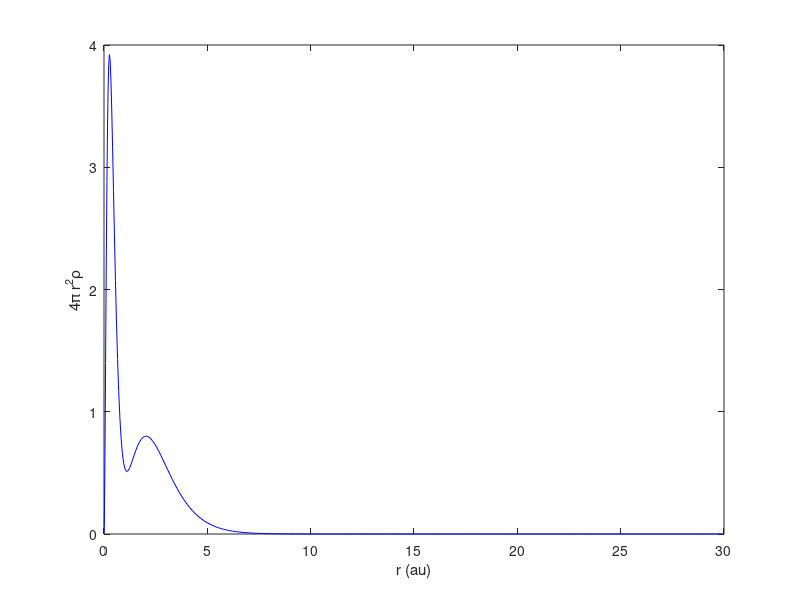

MATLAB code for this plot:
% This matlab code computes the ground state energy of beryllium (Be) atom by
% solving the Kohn-Sham (KS) equation in the local-density-approximation
% (LDA)  of the density-functional theory (dft) [1]. The exchange and correlation contribution (E_xc) is computed in the Vosko, Wilk, and
% Nusair (VWN) approximation [2]. The obtained energy value is compared
% with available data [3]. 
%
% The Hamiltonian is approximated with the Legendre pseudo-spectral method
% [4]. The atomic unit (au) is used in the calculation.
%
% Refs: 
% [1] R.G. Parr and W. Yang, Density-Functional Theory of Atoms and Molecules (Oxford University Press, Oxford, 1989);
% [2] S.H. Vosko, L. Wilk, and M. Nusair, Can. J. Phys. 58, 1200 (1980); S.H. Vosko and L. Wilk, Phys. Rev. B 22, 3812 (1980).;
% [3] https://www.nist.gov/pml/atomic-reference-data-electronic-structure-calculations.
% [4] Ts Tsogbayar and M Horbatsch 2013 J. Phys. B: At. Mol. Opt. Phys. 46 085004; Tsogbayar Tsednee and Danny L Yeager 2017 Chinese Phys. B 26 083101;  
% https://yorkspace.library.yorku.ca/xmlui/bitstream/handle/10315/28160/Tsednee_Tsogbayar_2014_PhD.pdf?sequence=2
% 
% Written by Tsogbayar Tsednee (PhD)
% Email: tsog215@gmail.com
% July 24, 2023 & University of North Dakota 
%
function [] = Be_dft_lda_vwn
%
clear; clc;
format long
%
clear; clc;
Z = 4.;   % charge of beryllium nucleus; 
N = 4*64;   % number of grid point; you may change it
rb = 0.0; % beginning point of coordinate r 
re = 30.; % ending point of coordnate r; you may change it
% unit used here is atomic unit
%%%
itermax = 100; tol = 10^(-8);
alf = 0.95; 
%
a = rb;
b = re;
%
[r,wr,D] = legDC2(N,a,b);
wr = wr(2:N);
r = r(2:N);
D2 = (2/(b-a))^2*D^2;
D2 = D2(2:N,2:N);
%
[En_1s, rho_1s] = H0_eig_val(D2,wr,r,Z,1,1,0); % ns = 1 & 1s orbital
[En_2s, rho_2s] = H0_eig_val(D2,wr,r,Z,2,2,0); % ns = 2 & 2s orbital
%
[En_1s, En_2s];
%
rho_old = 2.*rho_1s + 2.*rho_2s; 
%
x_alpha = 3./4;
%
ac1 = 0.0621814/2;
bc1 = 3.72744;
cc1 = 12.9352;
x0 = -0.10498;
%
n_xc = 1.; % if n_xc = 0, X-lapha; n_xc = 1, LDA-VWN;
%
for iter = 1:itermax
    %
    iter
    rho_ = rho_old;
    %
    f_rhs_11 = -4.*pi.*r.*(rho_./Z); %
%
    u_11 = D2\f_rhs_11;
    u_11 = u_11 + r./(b-a); %  for spherical symmetry
    %u_11 = [0; u_11; 0];
    Vpois_11 = u_11./r ;
    %
    V_ex = -(3./pi).^(1/3).*rho_.^(1/3);
    eps_e = x_alpha.*V_ex;
    %%%
    rs = (3./(4.*pi.*rho_)).^(1/3);
    %%%%%%%%%%%%%%%%%%%%%%%%%%%%%%%%%%%%%%%%%%%%
    %%% Vosko-Wilk-Nusair correlation & VWM5
    x = rs.^(1/2);
    Xx = x.^2 + bc1.*x + cc1;
    Xx0 = x0^2 + bc1.*x0 + cc1;
    Q = sqrt(4.*cc1 - bc1^2);
    %
    t2 = Q./(2.*x + bc1);
    t1 = log((x-x0).^2./(Xx)) + (2.*(bc1+2.*x0)./Q).*atan(t2);
    t = log(x.^2./Xx) + (2.*bc1./Q).*atan(t2) - (bc1.*x0.*t1)./Xx0;
    eps_c = ac1.*t;
    V_corr = eps_c - (ac1./3).* (cc1.*(x - x0) - bc1.*x.*x0)./((x-x0).*(rs+bc1.*x+cc1));        
    %%%%%%%%%%%%%%%%%%%%%%%%%%%%%%%%%%%%%%%%%%%%
    %
    %[En, rho_ks]    = H_KS_eig_val(D2,wr,r,Z, ns, wf_ind, ell, Vpois_11,V_ex, V_corr)
    [En_1s, rho_1s_] = H_KS_eig_val(D2,wr,r,Z, 1., 1., 0., Vpois_11,V_ex, n_xc.*V_corr); % KS: 1s orbital
    [En_2s, rho_2s_] = H_KS_eig_val(D2,wr,r,Z, 2., 2., 0., Vpois_11,V_ex, n_xc.*V_corr); % KS: 2s orbital    
    %
    rho_new = 2.*rho_1s_ + 2.*rho_2s_;
    %
    rho_n = alf.*rho_new + (1.-alf).*rho_;
    %
    if (abs(rho_n - rho_old) < tol)
        break
    end
    %
    rho_old = rho_n; 

end
%%%
[En_1s, En_2s] ;% 1s and 2s orbital energies
%
Vee = sum(wr.*rho_old.*Vpois_11.*r.*r.*4.*pi);
%
E_x = sum(wr.*rho_old.*eps_e.*r.*r.*4.*pi) ;
V_x = sum(wr.*rho_old.*V_ex.*r.*r.*4.*pi) ;
V_c = sum(wr.*rho_old.*V_corr.*r.*r.*4.*pi) ;
E_c = sum(wr.*rho_old.*eps_c.*r.*r.*4.*pi);
%
En_xc = (E_x + n_xc.*E_c ) - (V_x + n_xc.*V_c);
%
En_total_gr_au = (2.*En_1s + 2.*En_2s) - 0.5*Z.*Vee + En_xc ;
%
[En_1s, En_2s, En_total_gr_au]
% [-3.856410611453637  -0.205743782270479 -14.447209474024008] vs
% [-3.856411,          -0.205744,         -14.447209] from https://www.nist.gov/pml/atomic-reference-data-electronic-structure-calculations/atomic-reference-data-electronic-7-3
%%%

plot(r, rho_n.*4*pi.*r.^2, 'b')
ylabel('4\pi r^{2}\rho')
xlabel('r (au)')

%%%
return
end

%%%
function [En, rho] = H0_eig_val(D2,wr,r,Z,ns,wf_ind,ell)
%
%%%
H_ham = -0.5.*D2 + diag(ell*(ell+1)./(2.*r.^2)) - diag(Z./r);
[Vec,En] = eig(H_ham);                                     % Eigenvalue problem
En = diag(En);
[foo, ij] = sort(En);
En = En(ij);
%[En(1),En(2),En(3),En(4),En(5)];
%           
Vec = Vec(:,ij);                       % The unnormalized eigenfunctions
V1 = Vec(:,wf_ind);                         % The unnormalized eigenfunction for the ground state,
%V1 = [0.,;V1,;0.];
n_c = sum(wr.*V1.*V1.*4.*pi);
V1 = 1./sqrt(n_c).*V1;
R = V1./r;
rho = R.*R; 
%
En = En(ns);
%%%
return
end
%%%
%%%
function [En, rho_ks] = H_KS_eig_val(D2,wr,r,Z, ns, wf_ind, ell, Vpois_11,V_ex, V_corr)
%
%%%
H_ham = -0.5.*D2 + diag(ell*(ell+1)./(2.*r.^2)) - diag(Z./r) + Z.*diag(Vpois_11) + diag(V_ex) + diag(V_corr);
[Vec,En] = eig(H_ham);                                     % Eigenvalue problem
En = diag(En);
[foo, ij] = sort(En);
En = En(ij);
%[En(1),En(2),En(3),En(4),En(5)];
%           
Vec = Vec(:,ij);                       % The unnormalized eigenfunctions
V1 = Vec(:,wf_ind);                         % The unnormalized eigenfunction for the ground state,
%V1 = [0.,;V1,;0.];
n_c = sum(wr.*V1.*V1.*4.*pi);
V1 = 1./sqrt(n_c).*V1;
R = V1./r;
rho_ks = R.*R; 
%
En = En(ns);
%%%
return
end
%%%
%%%
        function [xi,w,D]=legDC2(N,a,b)
            
            %%%%%%%%%%%%%%%%%%%%%%%%%%%%%%%%%%%%%%%%%%%%%%%%%%%%%%%%%%%%%%%%%%%%%%%%%%%%%%%%
            %
            % legDc.m
            %
            % Computes the Legendre differentiation matrix with collocation at the
            % Legendre-Gauss-Lobatto nodes.
            %
            % Reference:
            %   C. Canuto, M. Y. Hussaini, A. Quarteroni, T. A. Tang, "Spectral Methods
            %   in Fluid Dynamics," Section 2.3. Springer-Verlag 1987
            %
            % Written by Greg von Winckel - 05/26/2004
            % Contact: gregvw@chtm.unm.edu
            %
            %%%%%%%%%%%%%%%%%%%%%%%%%%%%%%%%%%%%%%%%%%%%%%%%%%%%%%%%%%%%%%%%%%%%%%%%%%%%%%%%
            
            
            % Truncation + 1
            N1=N+1;
            
            % CGL nodes
            xc=cos(pi*(0:N)/N)';
            
            % Uniform nodes
            xu=linspace(-1,1,N1)';
            
            % Make a close first guess to reduce iterations
            if N<3
                x=xc;
            else
                x=xc+sin(pi*xu)./(4*N);
            end
            
            % The Legendre Vandermonde Matrix
            P=zeros(N1,N1);
            
            % Compute P_(N) using the recursion relation
            % Compute its first and second derivatives and
            % update x using the Newton-Raphson method.
            
            xold=2;
            while max(abs(x-xold))>eps
                
                xold=x;
                
                P(:,1)=1;    P(:,2)=x;
                
                for k=2:N
                    P(:,k+1)=( (2*k-1)*x.*P(:,k)-(k-1)*P(:,k-1) )/k;
                end
                
                x=xold-( x.*P(:,N1)-P(:,N) )./( N1*P(:,N1) );
            end
            
            X=repmat(x,1,N1);
            Xdiff=X-X'+eye(N1);
            
            L=repmat(P(:,N1),1,N1);
            L(1:(N1+1):N1*N1)=1;
            D=(L./(Xdiff.*L'));
            D(1:(N1+1):N1*N1)=0;
            D(1)=(N1*N)/4;
            D(N1*N1)=-(N1*N)/4;
            
            % Linear map from[-1,1] to [a,b]
            xi=(a*(1-x)+b*(1+x))/2;        % added by Tsogbayar Tsednee
            
            % Compute the weights
            w=(b-a)./(N*N1*P(:,N1).^2);    % added by Tsogbayar Tsednee
            
        end

